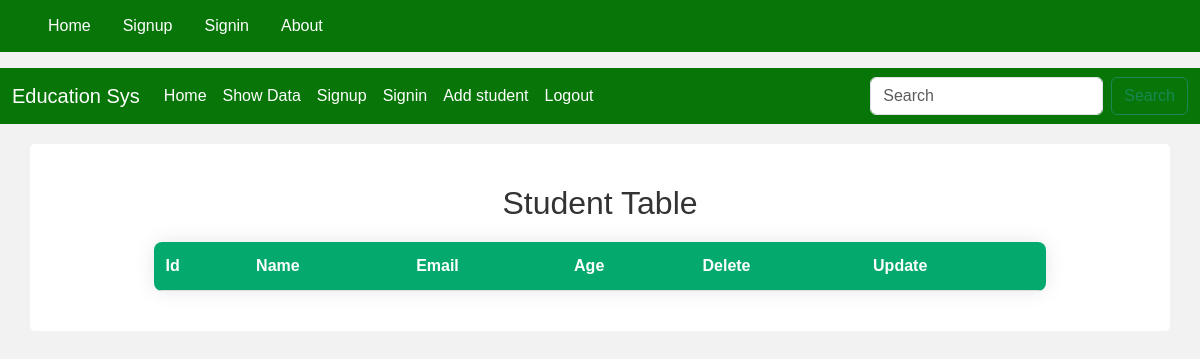
Before: /showdata/ (signed in) with the older database file.
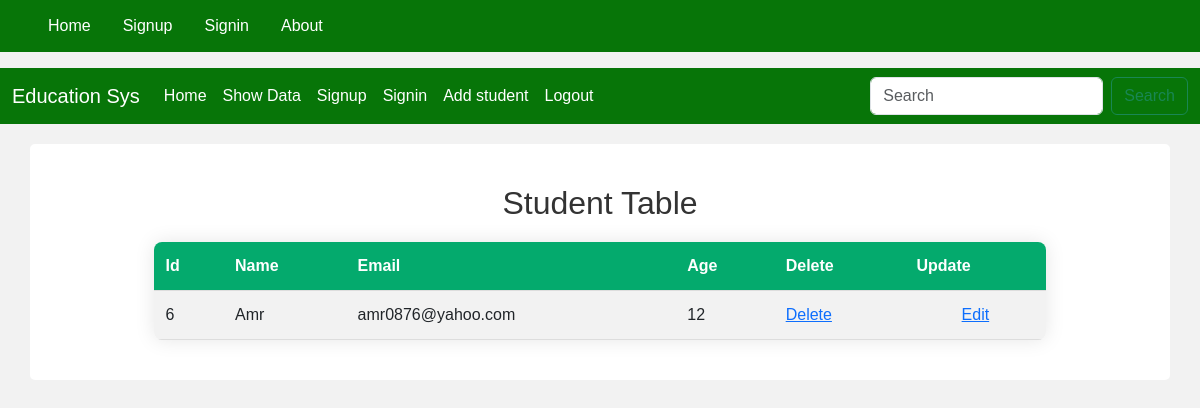
After: the same page with the newer database file.
### amr/models.py (models this page shows)
class Student(models.Model):
    id=models.AutoField(primary_key=True)
    s_name=models.CharField(max_length=50)
    S_Email=models.EmailField(max_length=20)
    Age=models.IntegerField()

### amr/views.py (the view)
# urls.py: path("showdata/",showdata,name='showdata'),
def showdata(request):
    if not request.session.get('user_email') or not request.session.get('userpass'):
        return render(request, 'amr/signup.html')
    students = Student.objects.all()
    return render(request, 'amr/show_users.html', {'students': students})

### amr/templates/amr/show_users.html (shortened to what this page needs)
{% extends 'base.html' %} {% block 'body' %}
<h2 style="text-align: center">Student Table</h2>
<table>
  <tr>
    <th>Id</th>
    <th>Name</th>
    <th>Email</th>
    <th>Age</th>
    <th>Delete</th>
    <th>Update</th>
  </tr>
  {% for std in students %}
  <tr>
    <td>{{ std.id }}</td>
    <td>{{ std.s_name }}</td>
    <td>{{ std.S_Email }}</td>
    <td>{{ std.Age }}</td>
    <td>
      <a href="{% url 'delete_student' std.id %}">Delete</a>
    </td>
    <td>
      <a href="{% url 'edit_student' std.id %}">Edit</a>
    </td>
  </tr>
  {% endfor %}
</table>
{% endblock %}

### templates/base.html (shortened to what this page needs)
{% load static %}
<!DOCTYPE html>
<html>
  <head>
    <link href="{% static 'Css/bootstrap.min.css' %}" rel="stylesheet" />
  </head>
  <body>
    <ul>
      <li><a class="active" href="{%url 'home'%}">Home</a></li>
      <li><a class="active" href="{%url 'signup'%}">Signup</a></li>
      <li><a class="active" href="{%url 'signin'%}">Signin</a></li>
      <li><a href="{%url 'about'%}">About</a></li>
    </ul>
    <nav class="navbar navbar-expand-lg">
      <div class="container-fluid">
        <a class="navbar-brand" href="#">Education Sys</a>
        <div class="collapse navbar-collapse" id="navbarScroll">
          <ul class="navbar-nav me-auto my-2 my-lg-0 navbar-nav-scroll">
            <li class="nav-item">
              <a class="nav-link" href="{%url 'home'%}">Home</a>
            </li>
            <li class="nav-item">
              <a class="nav-link" href="{%url 'showdata'%}">Show Data</a>
            </li>
            <li class="nav-item">
              <a class="nav-link" href="{%url 'signup'%}">Signup</a>
            </li>
            <li class="nav-item">
              <a class="nav-link" href="{%url 'signin'%}">Signin</a>
            </li>
            <li class="nav-item">
              <a class="nav-link" href="{%url 'contact'%}">Add student</a>
            </li>
            <li class="nav-item">
              <a class="nav-link" href="{%url 'logout'%}">Logout</a>
            </li>
          </ul>
          <form class="d-flex" role="search">
            <input
              class="form-control me-2"
              type="search"
              placeholder="Search"
              aria-label="Search"
            />
            <button class="btn btn-outline-success" type="submit">
              Search
            </button>
          </form>
        </div>
      </div>
    </nav>
    <div class="container">{% block 'body' %} {% endblock 'body' %}</div>
  </body>
</html>

### templates/base.html (style rules this page uses)
body { margin: 0; font-family: Arial, sans-serif; background-color: #f4f4f4; color: #333; }
ul { list-style-type: none; margin: 0; padding: 0; overflow: hidden; background-color: #077508; }
li { float: left; }
li a { display: block; color: white; text-align: center; padding: 14px 16px; text-decoration: none; }
.container { padding: 20px; background-color: #fff; margin: 20px; border-radius: 5px; }
.btn { background-color: #077508; color: white; padding: 14px 20px; border: none; border-radius: 4px; cursor: pointer; }
table { font-family: Arial, sans-serif; border-collapse: collapse; width: 100%; }
th, td { border: 1px solid #dddddd; text-align: left; padding: 8px; }
tr:nth-child(even) { background-color: #f2f2f2; }
.navbar { background-color: #077508; color: white; padding: 15px 20px; }
.navbar a { color: white; text-decoration: none; }

### amr/templates/amr/show_users.html (style rules this page uses)
body { font-family: Arial, sans-serif; background-color: #f2f2f2; }
h2 { text-align: center; color: #333; margin-top: 20px; }
table { width: 80%; margin: 20px auto; border-collapse: collapse; border-radius: 8px; overflow: hidden; box-shadow: 0 0 20px rgba(0, 0, 0, 0.1); }
th, td { padding: 12px; text-align: left; border-bottom: 1px solid #ddd; }
th { background-color: #04aa6d; color: white; }
td:last-child { text-align: center; }

Changed rows visible on the page:
added Student: id "6", s_name "Amr", S_Email "amr0876@yahoo.com", Age "12"
